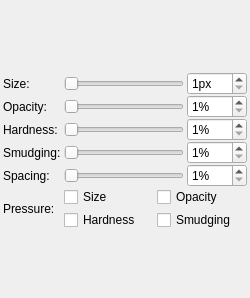
<?xml version="1.0" encoding="UTF-8"?>
<ui version="4.0">
 <class>SmudgeSettings</class>
 <widget class="QWidget" name="SmudgeSettings">
  <property name="geometry">
   <rect>
    <x>0</x>
    <y>0</y>
    <width>250</width>
    <height>298</height>
   </rect>
  </property>
  <layout class="QVBoxLayout" name="verticalLayout">
   <property name="spacing">
    <number>3</number>
   </property>
   <property name="leftMargin">
    <number>3</number>
   </property>
   <property name="topMargin">
    <number>3</number>
   </property>
   <property name="rightMargin">
    <number>3</number>
   </property>
   <property name="bottomMargin">
    <number>3</number>
   </property>
   <item>
    <widget class="BrushPreview" name="preview">
     <property name="sizePolicy">
      <sizepolicy hsizetype="Expanding" vsizetype="Expanding">
       <horstretch>0</horstretch>
       <verstretch>0</verstretch>
      </sizepolicy>
     </property>
     <property name="minimumSize">
      <size>
       <width>0</width>
       <height>64</height>
      </size>
     </property>
     <property name="maximumSize">
      <size>
       <width>16777215</width>
       <height>128</height>
      </size>
     </property>
    </widget>
   </item>
   <item>
    <layout class="QGridLayout" name="gridLayout">
     <property name="horizontalSpacing">
      <number>3</number>
     </property>
     <property name="verticalSpacing">
      <number>0</number>
     </property>
     <item row="4" column="2">
      <widget class="QSpinBox" name="spinBox_4">
       <property name="suffix">
        <string notr="true">%</string>
       </property>
       <property name="minimum">
        <number>1</number>
       </property>
       <property name="maximum">
        <number>50</number>
       </property>
      </widget>
     </item>
     <item row="2" column="2">
      <widget class="QSpinBox" name="spinBox_3">
       <property name="suffix">
        <string notr="true">%</string>
       </property>
       <property name="minimum">
        <number>1</number>
       </property>
       <property name="maximum">
        <number>100</number>
       </property>
      </widget>
     </item>
     <item row="1" column="1">
      <widget class="QSlider" name="brushopacity">
       <property name="minimum">
        <number>1</number>
       </property>
       <property name="maximum">
        <number>100</number>
       </property>
       <property name="orientation">
        <enum>Qt::Horizontal</enum>
       </property>
      </widget>
     </item>
     <item row="1" column="2">
      <widget class="QSpinBox" name="spinBox_2">
       <property name="suffix">
        <string notr="true">%</string>
       </property>
       <property name="minimum">
        <number>1</number>
       </property>
       <property name="maximum">
        <number>100</number>
       </property>
      </widget>
     </item>
     <item row="0" column="2">
      <widget class="QSpinBox" name="spinBox">
       <property name="suffix">
        <string>px</string>
       </property>
       <property name="minimum">
        <number>1</number>
       </property>
       <property name="maximum">
        <number>128</number>
       </property>
      </widget>
     </item>
     <item row="4" column="0">
      <widget class="QLabel" name="label_4">
       <property name="text">
        <string>Spacing:</string>
       </property>
      </widget>
     </item>
     <item row="6" column="0">
      <widget class="QLabel" name="label_5">
       <property name="text">
        <string>Pressure:</string>
       </property>
      </widget>
     </item>
     <item row="2" column="0">
      <widget class="QLabel" name="label_3">
       <property name="text">
        <string>Hardness:</string>
       </property>
      </widget>
     </item>
     <item row="2" column="1">
      <widget class="QSlider" name="brushhardness">
       <property name="minimum">
        <number>1</number>
       </property>
       <property name="maximum">
        <number>100</number>
       </property>
       <property name="orientation">
        <enum>Qt::Horizontal</enum>
       </property>
      </widget>
     </item>
     <item row="4" column="1">
      <widget class="QSlider" name="brushspacing">
       <property name="minimum">
        <number>1</number>
       </property>
       <property name="maximum">
        <number>50</number>
       </property>
       <property name="orientation">
        <enum>Qt::Horizontal</enum>
       </property>
      </widget>
     </item>
     <item row="0" column="0">
      <widget class="QLabel" name="label">
       <property name="text">
        <string>Size:</string>
       </property>
      </widget>
     </item>
     <item row="1" column="0">
      <widget class="QLabel" name="label_2">
       <property name="text">
        <string>Opacity:</string>
       </property>
      </widget>
     </item>
     <item row="0" column="1">
      <widget class="QSlider" name="brushsize">
       <property name="minimum">
        <number>1</number>
       </property>
       <property name="maximum">
        <number>128</number>
       </property>
       <property name="orientation">
        <enum>Qt::Horizontal</enum>
       </property>
      </widget>
     </item>
     <item row="6" column="1" colspan="2">
      <layout class="QGridLayout">
       <property name="leftMargin">
        <number>0</number>
       </property>
       <property name="topMargin">
        <number>0</number>
       </property>
       <property name="rightMargin">
        <number>0</number>
       </property>
       <property name="bottomMargin">
        <number>0</number>
       </property>
       <property name="spacing">
        <number>3</number>
       </property>
       <item row="0" column="1">
        <widget class="QCheckBox" name="pressureopacity">
         <property name="text">
          <string>Opacity</string>
         </property>
        </widget>
       </item>
       <item row="0" column="0">
        <widget class="QCheckBox" name="pressuresize">
         <property name="text">
          <string>Size</string>
         </property>
        </widget>
       </item>
       <item row="1" column="0">
        <widget class="QCheckBox" name="pressurehardness">
         <property name="text">
          <string>Hardness</string>
         </property>
        </widget>
       </item>
       <item row="1" column="1">
        <widget class="QCheckBox" name="pressuresmudge">
         <property name="text">
          <string>Smudging</string>
         </property>
        </widget>
       </item>
      </layout>
     </item>
     <item row="3" column="0">
      <widget class="QLabel" name="label_6">
       <property name="text">
        <string>Smudging:</string>
       </property>
      </widget>
     </item>
     <item row="3" column="1">
      <widget class="QSlider" name="brushsmudge">
       <property name="minimum">
        <number>1</number>
       </property>
       <property name="maximum">
        <number>100</number>
       </property>
       <property name="orientation">
        <enum>Qt::Horizontal</enum>
       </property>
      </widget>
     </item>
     <item row="3" column="2">
      <widget class="QSpinBox" name="smudgeSpin">
       <property name="suffix">
        <string notr="true">%</string>
       </property>
       <property name="minimum">
        <number>1</number>
       </property>
       <property name="maximum">
        <number>100</number>
       </property>
      </widget>
     </item>
    </layout>
   </item>
   <item>
    <spacer>
     <property name="orientation">
      <enum>Qt::Vertical</enum>
     </property>
     <property name="sizeHint" stdset="0">
      <size>
       <width>166</width>
       <height>16</height>
      </size>
     </property>
    </spacer>
   </item>
  </layout>
 </widget>
 <customwidgets>
  <customwidget>
   <class>BrushPreview</class>
   <extends>QFrame</extends>
   <header>widgets/brushpreview.h</header>
   <container>1</container>
  </customwidget>
 </customwidgets>
 <tabstops>
  <tabstop>brushsize</tabstop>
  <tabstop>brushopacity</tabstop>
  <tabstop>brushhardness</tabstop>
  <tabstop>brushspacing</tabstop>
  <tabstop>pressuresize</tabstop>
  <tabstop>pressureopacity</tabstop>
  <tabstop>pressurehardness</tabstop>
 </tabstops>
 <resources/>
 <connections>
  <connection>
   <sender>pressuresize</sender>
   <signal>toggled(bool)</signal>
   <receiver>preview</receiver>
   <slot>setSizePressure(bool)</slot>
   <hints>
    <hint type="sourcelabel">
     <x>156</x>
     <y>199</y>
    </hint>
    <hint type="destinationlabel">
     <x>60</x>
     <y>27</y>
    </hint>
   </hints>
  </connection>
  <connection>
   <sender>pressureopacity</sender>
   <signal>toggled(bool)</signal>
   <receiver>preview</receiver>
   <slot>setOpacityPressure(bool)</slot>
   <hints>
    <hint type="sourcelabel">
     <x>244</x>
     <y>199</y>
    </hint>
    <hint type="destinationlabel">
     <x>167</x>
     <y>27</y>
    </hint>
   </hints>
  </connection>
  <connection>
   <sender>pressurehardness</sender>
   <signal>toggled(bool)</signal>
   <receiver>preview</receiver>
   <slot>setHardnessPressure(bool)</slot>
   <hints>
    <hint type="sourcelabel">
     <x>156</x>
     <y>222</y>
    </hint>
    <hint type="destinationlabel">
     <x>43</x>
     <y>26</y>
    </hint>
   </hints>
  </connection>
  <connection>
   <sender>brushsize</sender>
   <signal>valueChanged(int)</signal>
   <receiver>preview</receiver>
   <slot>setSize(int)</slot>
   <hints>
    <hint type="sourcelabel">
     <x>174</x>
     <y>90</y>
    </hint>
    <hint type="destinationlabel">
     <x>71</x>
     <y>17</y>
    </hint>
   </hints>
  </connection>
  <connection>
   <sender>brushopacity</sender>
   <signal>valueChanged(int)</signal>
   <receiver>preview</receiver>
   <slot>setOpacity(int)</slot>
   <hints>
    <hint type="sourcelabel">
     <x>174</x>
     <y>111</y>
    </hint>
    <hint type="destinationlabel">
     <x>90</x>
     <y>38</y>
    </hint>
   </hints>
  </connection>
  <connection>
   <sender>brushspacing</sender>
   <signal>valueChanged(int)</signal>
   <receiver>preview</receiver>
   <slot>setSpacing(int)</slot>
   <hints>
    <hint type="sourcelabel">
     <x>171</x>
     <y>165</y>
    </hint>
    <hint type="destinationlabel">
     <x>108</x>
     <y>54</y>
    </hint>
   </hints>
  </connection>
  <connection>
   <sender>brushhardness</sender>
   <signal>valueChanged(int)</signal>
   <receiver>preview</receiver>
   <slot>setHardness(int)</slot>
   <hints>
    <hint type="sourcelabel">
     <x>174</x>
     <y>132</y>
    </hint>
    <hint type="destinationlabel">
     <x>123</x>
     <y>30</y>
    </hint>
   </hints>
  </connection>
  <connection>
   <sender>brushsize</sender>
   <signal>valueChanged(int)</signal>
   <receiver>spinBox</receiver>
   <slot>setValue(int)</slot>
   <hints>
    <hint type="sourcelabel">
     <x>174</x>
     <y>90</y>
    </hint>
    <hint type="destinationlabel">
     <x>240</x>
     <y>94</y>
    </hint>
   </hints>
  </connection>
  <connection>
   <sender>spinBox</sender>
   <signal>valueChanged(int)</signal>
   <receiver>brushsize</receiver>
   <slot>setValue(int)</slot>
   <hints>
    <hint type="sourcelabel">
     <x>240</x>
     <y>94</y>
    </hint>
    <hint type="destinationlabel">
     <x>174</x>
     <y>90</y>
    </hint>
   </hints>
  </connection>
  <connection>
   <sender>brushopacity</sender>
   <signal>valueChanged(int)</signal>
   <receiver>spinBox_2</receiver>
   <slot>setValue(int)</slot>
   <hints>
    <hint type="sourcelabel">
     <x>174</x>
     <y>111</y>
    </hint>
    <hint type="destinationlabel">
     <x>245</x>
     <y>115</y>
    </hint>
   </hints>
  </connection>
  <connection>
   <sender>spinBox_2</sender>
   <signal>valueChanged(int)</signal>
   <receiver>brushopacity</receiver>
   <slot>setValue(int)</slot>
   <hints>
    <hint type="sourcelabel">
     <x>245</x>
     <y>115</y>
    </hint>
    <hint type="destinationlabel">
     <x>174</x>
     <y>111</y>
    </hint>
   </hints>
  </connection>
  <connection>
   <sender>brushhardness</sender>
   <signal>valueChanged(int)</signal>
   <receiver>spinBox_3</receiver>
   <slot>setValue(int)</slot>
   <hints>
    <hint type="sourcelabel">
     <x>174</x>
     <y>132</y>
    </hint>
    <hint type="destinationlabel">
     <x>245</x>
     <y>136</y>
    </hint>
   </hints>
  </connection>
  <connection>
   <sender>spinBox_3</sender>
   <signal>valueChanged(int)</signal>
   <receiver>brushhardness</receiver>
   <slot>setValue(int)</slot>
   <hints>
    <hint type="sourcelabel">
     <x>245</x>
     <y>136</y>
    </hint>
    <hint type="destinationlabel">
     <x>174</x>
     <y>132</y>
    </hint>
   </hints>
  </connection>
  <connection>
   <sender>brushspacing</sender>
   <signal>valueChanged(int)</signal>
   <receiver>spinBox_4</receiver>
   <slot>setValue(int)</slot>
   <hints>
    <hint type="sourcelabel">
     <x>171</x>
     <y>165</y>
    </hint>
    <hint type="destinationlabel">
     <x>240</x>
     <y>166</y>
    </hint>
   </hints>
  </connection>
  <connection>
   <sender>spinBox_4</sender>
   <signal>valueChanged(int)</signal>
   <receiver>brushspacing</receiver>
   <slot>setValue(int)</slot>
   <hints>
    <hint type="sourcelabel">
     <x>240</x>
     <y>166</y>
    </hint>
    <hint type="destinationlabel">
     <x>171</x>
     <y>165</y>
    </hint>
   </hints>
  </connection>
  <connection>
   <sender>brushsmudge</sender>
   <signal>valueChanged(int)</signal>
   <receiver>smudgeSpin</receiver>
   <slot>setValue(int)</slot>
   <hints>
    <hint type="sourcelabel">
     <x>174</x>
     <y>153</y>
    </hint>
    <hint type="destinationlabel">
     <x>245</x>
     <y>157</y>
    </hint>
   </hints>
  </connection>
  <connection>
   <sender>smudgeSpin</sender>
   <signal>valueChanged(int)</signal>
   <receiver>brushsmudge</receiver>
   <slot>setValue(int)</slot>
   <hints>
    <hint type="sourcelabel">
     <x>245</x>
     <y>157</y>
    </hint>
    <hint type="destinationlabel">
     <x>174</x>
     <y>153</y>
    </hint>
   </hints>
  </connection>
  <connection>
   <sender>brushsmudge</sender>
   <signal>valueChanged(int)</signal>
   <receiver>preview</receiver>
   <slot>setSmudge(int)</slot>
   <hints>
    <hint type="sourcelabel">
     <x>125</x>
     <y>141</y>
    </hint>
    <hint type="destinationlabel">
     <x>155</x>
     <y>42</y>
    </hint>
   </hints>
  </connection>
  <connection>
   <sender>pressuresmudge</sender>
   <signal>toggled(bool)</signal>
   <receiver>preview</receiver>
   <slot>setSmudgePressure(bool)</slot>
   <hints>
    <hint type="sourcelabel">
     <x>229</x>
     <y>215</y>
    </hint>
    <hint type="destinationlabel">
     <x>240</x>
     <y>35</y>
    </hint>
   </hints>
  </connection>
 </connections>
</ui>
